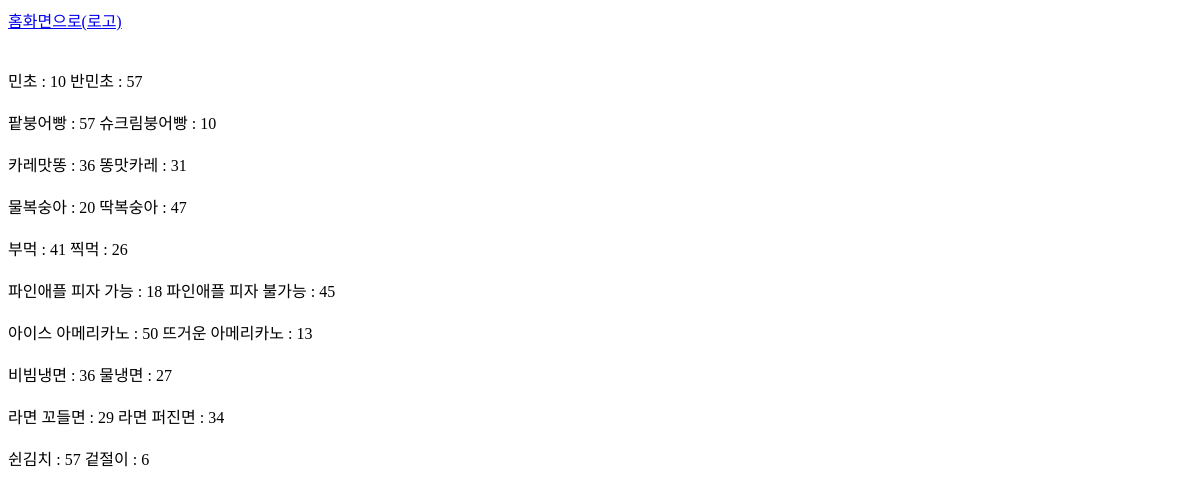
Page /main_page on the earlier database version.
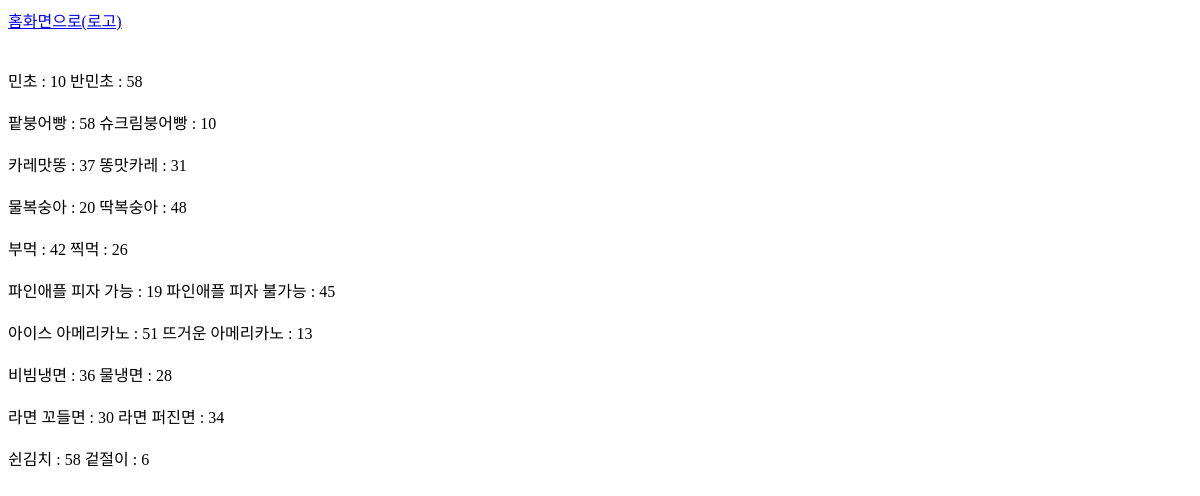
Same page on the later database version.
### polls/models.py (models this page shows, shortened)
class Choice(models.Model):
    vote = models.ForeignKey(Vote,on_delete=models.CASCADE)
    name = models.CharField(max_length=20)
    count = models.IntegerField(default=0)
    powerful = models.BooleanField(default=False)

### polls/views.py (the view)
# urls.py: path('main_page', main_page, name = "main_page"),
def main_page(request) :
    total_voted_number = Choice.objects.get(id=1).count +Choice.objects.get(id=2).count # 총 투표한 사람들의 수
    vote = Vote.objects.all()
    choice = Choice.objects.all()
    return render(request, 'main.html', {'vote':vote, 'choice':choice, 'total_voted_number' : total_voted_number })

### polls/templates/main.html (shortened to what this page needs)
<a href="{% url 'start_page' %}">홈화면으로(로고)</a><br>
{% for v in vote %}
    {% for c in v.choice_set.all %}
    <label for="c{{ forloop.counter }}"> {{c.name}} : {{ c.count }}</label>
    {% endfor %}
{% endfor %}

Differences in the rows shown:
changed Choice "반민초": count "57" → "58"
changed Choice "팥붕어빵": count "57" → "58"
changed Choice "카레맛똥": count "36" → "37"
changed Choice "딱복숭아": count "47" → "48"
changed Choice "부먹": count "41" → "42"
changed Choice "파인애플 피자 가능": count "18" → "19"
changed Choice "아이스 아메리카노": count "50" → "51"
changed Choice "물냉면": count "27" → "28"
changed Choice "라면 꼬들면": count "29" → "30"
changed Choice "쉰김치": count "57" → "58"
